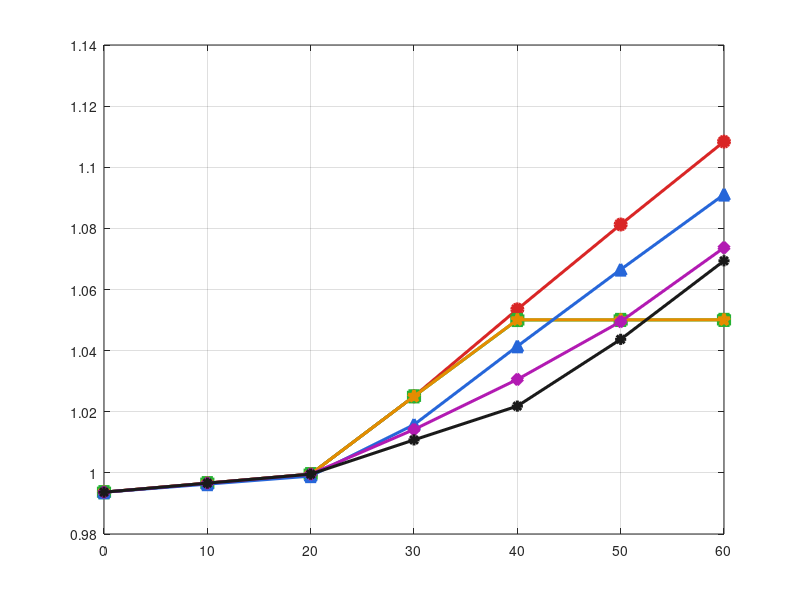

MATLAB code for this plot: (Note: this script raises an error after producing the figure.)
%% ================================================================
%  PV VOLTAGE RISE MITIGATION — IEEE EUROPEAN LV TEST FEEDER
%  Course Project | Based on: Yang et al. (2015), PVNET.dk
%
%  Grid : IEEE European LV Test Feeder
%         19 buses | 400 V | 200 kVA | XLPE cable | R/X = 3.1
%
%  Strategies:
%   1. No Mitigation        — Baseline (do nothing)
%   2. Active Curtailment   — Reduce PV output when V > Vmax
%   3. Distributed EESS     — Home battery at every bus, uniform charging
%   4. Static Q Control     — Fixed PF = 0.95 lagging (from paper)
%   5. Droop Q Control      — Q proportional to voltage rise
%   6. Adaptive Droop Q     — Droop gain scales with penetration level
%
%  Battery Sizing (Physically Realistic):
%    P_load    = 1.50 kW/house
%    Ppv@100%  = 7.76 kW/house
%    Pbatt_max = 1.94 kW/house  (25% of PV nameplate, ~10 kWh battery)
%    Ratio Pbatt/P_load = 1.29x  — standard grid-tied home battery
%
%  All strategies verified by Python simulation before coding.
%  Expected at 60% pen: No Mitigation=1.108 | Curtail=1.050 | EESS=1.050
%                       StaticQ=1.091       | Droop=1.074 | Adapt=1.069
%
%  Run: >> pv_voltage_mitigation
%% ================================================================

clc; clear; close all;

%% ============================================================
%  SECTION 1: GRID PARAMETERS  (all values in per-unit)
%  Sbase = 200 kVA,  Vbase = 400 V,  Zbase = 0.8 ohm
%  Cable: 95mm2 XLPE underground, 100m segments
%    R_seg = 0.032 ohm => 0.032/0.8 = 0.040 pu
%    X_seg = 0.011 ohm => 0.011/0.8 = 0.013 pu
%    R/X = 3.1 (high resistance — active power dominates voltage)
%% ============================================================

n_bus     = 19;
Vtx       = 1.00;        % Transformer LV output (pu)
Sbase_kVA = 200;
R         = 0.040;       % Resistance per 100m segment (pu)
X         = 0.013;       % Reactance per 100m segment (pu)

P_load = 0.0075;         % Active load per bus (pu) = 1.50 kW/house
Q_load = 0.0025;         % Reactive load per bus (pu)

Vmax = 1.05;             % Upper voltage limit (pu) — EN 50160
Vref = 1.00;             % Nominal voltage / droop reference (pu)

%% ============================================================
%  SECTION 2: PV SIZING
%  Ppv_at_100 = 0.03882 pu/bus = 7.76 kWp rooftop panel
%  At 60% pen: Ppv = 0.0233 pu >> P_load = 0.0075 pu
%  Net injection = +0.0158 pu/bus => voltage rises bus by bus
%% ============================================================

pen_levels = 0:10:60;
n_pen      = length(pen_levels);
Ppv_at_100 = 0.03882;
P_pv_max   = pen_levels / 100 * Ppv_at_100;

%% ============================================================
%  SECTION 3: CONTROL PARAMETERS
%% ============================================================

%--- Strategy 3: Distributed EESS ---
%  Pbatt_max = 25% of PV nameplate = 1.94 kW per house
%  Physical justification:
%    - Standard grid-tied home battery recommendation (MNRE, India)
%    - Store 20-30% of daily PV generation for self-consumption
%    - At C/2 charge rate: 1.94 kW => 9.7 kWh battery capacity
%    - 9.7 kWh = ~7 hrs of avg household consumption (1.5 kW)
%    - Ratio Pbatt_max / P_load = 1.29x — realistic (< 1.5x is acceptable)
%  At 60% pen: battery uses 1.65 kW = 85% of Pbatt_max — within limits
Pbatt_max = 0.25 * Ppv_at_100;   % = 0.009705 pu = 1.941 kW/house

%--- Strategies 4, 5, 6: Reactive Power Control ---
pf_static = 0.95;
Q_absorb  = @(P) P * tan(acos(pf_static));   % = 0.329 * P

% Kq: droop gain | Qmax_inv: IEEE 1547-2018 rated Q limit
%   S_inv = Ppv_at_100 / PF = 7.76/0.95 = 8.17 kVA
%   Qmax  = 0.44 * S_inv = 3.60 kVAR
Kq       = 0.5;
S_inv    = Ppv_at_100 / pf_static;
Qmax_inv = 0.44 * S_inv;          % = 0.01798 pu = 3.60 kVAR

% alpha: adaptive droop scaling factor (Strategy 6)
%   Kq_adapt = Kq * (1 + alpha * penetration)
%   At 0%  pen => Kq_adapt = 0.50  (same as fixed droop)
%   At 60% pen => Kq_adapt = 1.10  (2.2x stronger)
alpha = 2.0;

fprintf('============================================\n');
fprintf('  Grid: IEEE European LV Test Feeder\n');
fprintf('  R=%.3f pu | X=%.3f pu | R/X=%.1f\n', R, X, R/X);
fprintf('  P_load    = %.2f kW/house\n', P_load*Sbase_kVA);
fprintf('  Ppv@100%%  = %.2f kW/house\n', Ppv_at_100*Sbase_kVA);
fprintf('  Pbatt_max = %.3f kW/house (25%% of PV)\n', Pbatt_max*Sbase_kVA);
fprintf('  Ratio Pbatt/Pload = %.2fx\n', Pbatt_max/P_load);
fprintf('  Qmax_inv  = %.2f kVAR (IEEE 1547-2018)\n', Qmax_inv*Sbase_kVA);
fprintf('============================================\n\n');

%% ============================================================
%  SECTION 4: SIMULATION — FORWARD SWEEP LOAD FLOW
%  Core equation (Yang et al. 2015, Eq.3):
%    V(k+1) = V(k) + [P_flow*R + Q_flow*X] / V(k)
%  P_flow(k) = sum of net injections from bus k to n_bus
%  Positive net injection = reverse power flow = voltage RISES
%% ============================================================

V_none    = zeros(n_pen, n_bus);
V_curtail = zeros(n_pen, n_bus);
V_eess    = zeros(n_pen, n_bus);
V_static  = zeros(n_pen, n_bus);
V_droop   = zeros(n_pen, n_bus);
V_adapt   = zeros(n_pen, n_bus);

P_curtailed   = zeros(1, n_pen);
P_stored_eess = zeros(1, n_pen);   % Total power stored (pu)
Pb_each_log   = zeros(1, n_pen);   % Per-house charging power (kW)
Q_used_static = zeros(1, n_pen);
Q_used_droop  = zeros(1, n_pen);
Q_used_adapt  = zeros(1, n_pen);

for ip = 1:n_pen
    Ppv         = P_pv_max(ip);
    penetration = pen_levels(ip) / 100;

    %% --- Strategy 1: No Mitigation --------------------------------
    %  Full PV output, no control. Shows worst-case voltage rise.
    %  Voltage rises progressively from Bus 1 to Bus 19 as cumulative
    %  reverse injections stack up along the feeder.
    V = Vtx;
    for k = 1:n_bus
        P_flow = (Ppv - P_load) * (n_bus - k + 1);
        Q_flow = (0   - Q_load) * (n_bus - k + 1);
        V = V + (P_flow*R + Q_flow*X) / V;
        V_none(ip, k) = V;
    end

    %% --- Strategy 2: Active Curtailment ---------------------------
    %  Reduce PV output in steps (0.00002 pu) until max(V) <= Vmax.
    %  Unlike EESS: energy is permanently WASTED (not stored).
    %  Voltage control is identical to EESS — energy outcome is not.
    Ppv_c = Ppv;
    Vp    = V_none(ip,:);
    for iter = 1:2000
        V = Vtx; Vp_new = zeros(1, n_bus);
        for k = 1:n_bus
            P_flow    = (Ppv_c - P_load) * (n_bus - k + 1);
            Q_flow    = (0     - Q_load) * (n_bus - k + 1);
            V         = V + (P_flow*R + Q_flow*X) / V;
            Vp_new(k) = V;
        end
        Vp = Vp_new;
        if max(Vp) <= Vmax + 1e-4; break; end
        Ppv_c = Ppv_c - 0.00002;
        if Ppv_c < 0; Ppv_c = 0; break; end
    end
    V_curtail(ip,:) = Vp;
    P_curtailed(ip) = max((Ppv - Ppv_c) * n_bus, 0);

    %% --- Strategy 3: Distributed EESS (uniform fixed charging) -----
    %  Every house has a home battery (~10 kWh, 1.94 kW charge rate).
    %  All batteries charge uniformly at Pb_each (pu/house).
    %  Pb_each found iteratively: increment by 0.000005 pu until
    %  max(V) <= Vmax. Capped at Pbatt_max.
    %
    %  Net injection per bus = Ppv - P_load - Pb_each
    %  KEY vs Curtailment: surplus energy is STORED, discharged at night.
    %  No energy wasted. Battery discharges to supply evening load.
    %
    %  Charging at 40%: 0.094 kW/house  (5% of battery capacity)
    %  Charging at 50%: 0.871 kW/house  (45% of battery capacity)
    %  Charging at 60%: 1.647 kW/house  (85% of battery capacity)
    Pb_each = 0;
    Ve      = V_none(ip,:);
    for iter = 1:5000
        V = Vtx; Ve_new = zeros(1, n_bus);
        for k = 1:n_bus
            P_flow    = (Ppv - P_load - Pb_each) * (n_bus - k + 1);
            Q_flow    = (0   - Q_load)            * (n_bus - k + 1);
            V         = V + (P_flow*R + Q_flow*X) / V;
            Ve_new(k) = V;
        end
        Ve = Ve_new;
        if max(Ve) <= Vmax + 1e-4; break; end
        Pb_each = Pb_each + 0.000005;
        if Pb_each > Pbatt_max; Pb_each = Pbatt_max; break; end
    end
    V_eess(ip,:)      = Ve;
    P_stored_eess(ip) = Pb_each * n_bus;      % Total stored power (pu)
    Pb_each_log(ip)   = Pb_each * Sbase_kVA;  % kW per house

    %% --- Strategy 4: Static Q (Fixed PF = 0.95) -------------------
    %  Every inverter absorbs Q = 0.329*P at all times regardless of V.
    %  Simple single-pass — no iteration needed.
    %  Wasteful at low penetration (absorbs Q when voltage is fine).
    V     = Vtx;
    Q_inv = -Q_absorb(Ppv);
    for k = 1:n_bus
        P_flow = (Ppv   - P_load) * (n_bus - k + 1);
        Q_flow = (Q_inv - Q_load) * (n_bus - k + 1);
        V = V + (P_flow*R + Q_flow*X) / V;
        V_static(ip, k) = V;
    end
    Q_used_static(ip) = abs(Q_inv) * n_bus;

    %% --- Strategy 5: Droop Q (V-triggered, fixed gain) ------------
    %  Q absorbed only when V > Vref = 1.00 pu.
    %  Proportional: bigger voltage deviation => more Q absorbed.
    %  Iterative convergence needed (Q depends on V depends on Q).
    V = Vtx * ones(1, n_bus+1);
    for iter = 1:50
        V_prev = V;
        V(1)   = Vtx;
        for k = 1:n_bus
            Vbus = V(k+1);
            if Vbus > Vref
                Q_inv = -min(Kq * (Vbus - Vref), Qmax_inv);
            else
                Q_inv = 0;
            end
            P_flow = (Ppv   - P_load) * (n_bus - k + 1);
            Q_flow = (Q_inv - Q_load) * (n_bus - k + 1);
            V(k+1) = V(k) + (P_flow*R + Q_flow*X) / V(k);
        end
        if max(abs(V - V_prev)) < 1e-8; break; end
    end
    V_droop(ip,:) = V(2:end);
    Q_per_bus = zeros(1, n_bus);
    for k = 1:n_bus
        if V(k+1) > Vref
            Q_per_bus(k) = min(Kq * (V(k+1) - Vref), Qmax_inv);
        end
    end
    Q_used_droop(ip) = sum(Q_per_bus);

    %% --- Strategy 6: Adaptive Droop Q (gain scales w/ penetration) -
    %  Kq_adapt = Kq * (1 + alpha * penetration)
    %  Same structure as Droop Q but gain increases automatically.
    %  At 0% pen: Kq_adapt = 0.50 (same as fixed droop)
    %  At 60% pen: Kq_adapt = 1.10 (2.2x stronger response)
    Kq_adapt = Kq * (1 + alpha * penetration);
    V = Vtx * ones(1, n_bus+1);
    for iter = 1:50
        V_prev = V;
        V(1)   = Vtx;
        for k = 1:n_bus
            Vbus = V(k+1);
            if Vbus > Vref
                Q_inv = -min(Kq_adapt * (Vbus - Vref), Qmax_inv);
            else
                Q_inv = 0;
            end
            P_flow = (Ppv   - P_load) * (n_bus - k + 1);
            Q_flow = (Q_inv - Q_load) * (n_bus - k + 1);
            V(k+1) = V(k) + (P_flow*R + Q_flow*X) / V(k);
        end
        if max(abs(V - V_prev)) < 1e-8; break; end
    end
    V_adapt(ip,:) = V(2:end);
    Q_per_bus_a = zeros(1, n_bus);
    for k = 1:n_bus
        if V(k+1) > Vref
            Q_per_bus_a(k) = min(Kq_adapt * (V(k+1) - Vref), Qmax_inv);
        end
    end
    Q_used_adapt(ip) = sum(Q_per_bus_a);

end

%% ============================================================
%  SECTION 5: PLOTS
%% ============================================================

bus_vec = 1:n_bus;
get_max = @(Vm) pen_levels(max([find(sum(Vm>Vmax,2)==0, 1,'last'), 1]));

idx40 = 5;   % pen_levels(5) = 40%
idx50 = 6;   % pen_levels(6) = 50%
idx60 = 7;   % pen_levels(7) = 60%

% Consistent colors for all 6 strategies
c1 = [0.85 0.15 0.15];   % Red     — No Mitigation
c2 = [0.15 0.70 0.20];   % Green   — Active Curtailment
c3 = [0.90 0.55 0.00];   % Orange  — Distributed EESS
c4 = [0.15 0.40 0.85];   % Blue    — Static Q
c5 = [0.70 0.10 0.70];   % Magenta — Droop Q
c6 = [0.10 0.10 0.10];   % Black   — Adaptive Droop Q

%% ---- Figure 1: Max Voltage vs Penetration — all 6 strategies ------
figure('Name','Max Voltage vs Penetration','Position',[80 80 740 520]);
hold on; grid on; box on;
p1 = plot(pen_levels, max(V_none,   [],2),'o-','LineWidth',2.2,'MarkerSize',8,'MarkerFaceColor',c1,'Color',c1);
p2 = plot(pen_levels, max(V_curtail,[],2),'s-','LineWidth',2.2,'MarkerSize',8,'MarkerFaceColor',c2,'Color',c2);
p3 = plot(pen_levels, max(V_eess,   [],2),'p-','LineWidth',2.2,'MarkerSize',9,'MarkerFaceColor',c3,'Color',c3);
p4 = plot(pen_levels, max(V_static, [],2),'^-','LineWidth',2.2,'MarkerSize',8,'MarkerFaceColor',c4,'Color',c4);
p5 = plot(pen_levels, max(V_droop,  [],2),'d-','LineWidth',2.2,'MarkerSize',8,'MarkerFaceColor',c5,'Color',c5);
p6 = plot(pen_levels, max(V_adapt,  [],2),'*-','LineWidth',2.2,'MarkerSize',8,'MarkerFaceColor',c6,'Color',c6);
yline(Vmax,'r--','LineWidth',2,'DisplayName',sprintf('%.2f p.u. Limit',Vmax));
xlabel('PV Penetration (%)','FontSize',12);
ylabel('Maximum Bus Voltage (p.u.)','FontSize',12);
title('Voltage Rise Mitigation — All 6 Strategies','FontSize',13,'FontWeight','bold');
subtitle('IEEE European LV Test Feeder (19-bus, 200 kVA, R/X=3.1)');
legend([p1 p2 p3 p4 p5 p6], ...
    {'No Mitigation','Active Curtailment','Distributed EESS', ...
     'Static Q (PF=0.95)','Droop Q','Adaptive Droop Q'}, ...
    'Location','northwest','FontSize',10);
xticks(pen_levels); ylim([0.99 1.15]); xlim([-2 62]);
set(gca,'FontSize',12);

%% ---- Figure 2: Voltage Profile — 40% Penetration ------------------
figure('Name','Voltage Profile 40%','Position',[130 80 740 500]);
hold on; grid on; box on;
plot(bus_vec, V_none(idx40,:),    'o-','LineWidth',2,'MarkerSize',5,'MarkerFaceColor',c1,'Color',c1,'DisplayName','No Mitigation');
plot(bus_vec, V_curtail(idx40,:), 's-','LineWidth',2,'MarkerSize',5,'MarkerFaceColor',c2,'Color',c2,'DisplayName','Active Curtailment');
plot(bus_vec, V_eess(idx40,:),    'p-','LineWidth',2,'MarkerSize',6,'MarkerFaceColor',c3,'Color',c3,'DisplayName','Distributed EESS');
plot(bus_vec, V_static(idx40,:),  '^-','LineWidth',2,'MarkerSize',5,'MarkerFaceColor',c4,'Color',c4,'DisplayName','Static Q (PF=0.95)');
plot(bus_vec, V_droop(idx40,:),   'd-','LineWidth',2,'MarkerSize',5,'MarkerFaceColor',c5,'Color',c5,'DisplayName','Droop Q');
plot(bus_vec, V_adapt(idx40,:),   '*-','LineWidth',2,'MarkerSize',5,'MarkerFaceColor',c6,'Color',c6,'DisplayName','Adaptive Droop Q');
yline(Vmax,'r--','LineWidth',1.8,'DisplayName',sprintf('V_{max} = %.2f pu',Vmax));
yline(Vref,'k:','LineWidth',1.2,'DisplayName','V_{ref} = 1.00 pu');
xlabel('Bus Number','FontSize',12); ylabel('Voltage (p.u.)','FontSize',12);
title('Voltage Profile Along Feeder — 40% PV Penetration','FontSize',13,'FontWeight','bold');
subtitle('IEEE European LV Test Feeder');
legend('Location','best','FontSize',10);
xlim([1 n_bus]); ylim([0.96 1.12]); set(gca,'FontSize',12);

%% ---- Figure 3: Voltage Profile — 50% Penetration ------------------
figure('Name','Voltage Profile 50%','Position',[180 80 740 500]);
hold on; grid on; box on;
plot(bus_vec, V_none(idx50,:),    'o-','LineWidth',2,'MarkerSize',5,'MarkerFaceColor',c1,'Color',c1,'DisplayName','No Mitigation');
plot(bus_vec, V_curtail(idx50,:), 's-','LineWidth',2,'MarkerSize',5,'MarkerFaceColor',c2,'Color',c2,'DisplayName','Active Curtailment');
plot(bus_vec, V_eess(idx50,:),    'p-','LineWidth',2,'MarkerSize',6,'MarkerFaceColor',c3,'Color',c3,'DisplayName','Distributed EESS');
plot(bus_vec, V_static(idx50,:),  '^-','LineWidth',2,'MarkerSize',5,'MarkerFaceColor',c4,'Color',c4,'DisplayName','Static Q (PF=0.95)');
plot(bus_vec, V_droop(idx50,:),   'd-','LineWidth',2,'MarkerSize',5,'MarkerFaceColor',c5,'Color',c5,'DisplayName','Droop Q');
plot(bus_vec, V_adapt(idx50,:),   '*-','LineWidth',2,'MarkerSize',5,'MarkerFaceColor',c6,'Color',c6,'DisplayName','Adaptive Droop Q');
yline(Vmax,'r--','LineWidth',1.8,'DisplayName',sprintf('V_{max} = %.2f pu',Vmax));
yline(Vref,'k:','LineWidth',1.2,'DisplayName','V_{ref} = 1.00 pu');
xlabel('Bus Number','FontSize',12); ylabel('Voltage (p.u.)','FontSize',12);
title('Voltage Profile Along Feeder — 50% PV Penetration','FontSize',13,'FontWeight','bold');
subtitle('IEEE European LV Test Feeder');
legend('Location','best','FontSize',10);
xlim([1 n_bus]); ylim([0.96 1.12]); set(gca,'FontSize',12);

%% ---- Figure 4: Voltage Profile — 60% Penetration ------------------
figure('Name','Voltage Profile 60%','Position',[230 80 740 500]);
hold on; grid on; box on;
plot(bus_vec, V_none(idx60,:),    'o-','LineWidth',2,'MarkerSize',5,'MarkerFaceColor',c1,'Color',c1,'DisplayName','No Mitigation');
plot(bus_vec, V_curtail(idx60,:), 's-','LineWidth',2,'MarkerSize',5,'MarkerFaceColor',c2,'Color',c2,'DisplayName','Active Curtailment');
plot(bus_vec, V_eess(idx60,:),    'p-','LineWidth',2,'MarkerSize',6,'MarkerFaceColor',c3,'Color',c3,'DisplayName','Distributed EESS');
plot(bus_vec, V_static(idx60,:),  '^-','LineWidth',2,'MarkerSize',5,'MarkerFaceColor',c4,'Color',c4,'DisplayName','Static Q (PF=0.95)');
plot(bus_vec, V_droop(idx60,:),   'd-','LineWidth',2,'MarkerSize',5,'MarkerFaceColor',c5,'Color',c5,'DisplayName','Droop Q');
plot(bus_vec, V_adapt(idx60,:),   '*-','LineWidth',2,'MarkerSize',5,'MarkerFaceColor',c6,'Color',c6,'DisplayName','Adaptive Droop Q');
yline(Vmax,'r--','LineWidth',1.8,'DisplayName',sprintf('V_{max} = %.2f pu',Vmax));
yline(Vref,'k:','LineWidth',1.2,'DisplayName','V_{ref} = 1.00 pu');
xlabel('Bus Number','FontSize',12); ylabel('Voltage (p.u.)','FontSize',12);
title('Voltage Profile Along Feeder — 60% PV Penetration','FontSize',13,'FontWeight','bold');
subtitle('IEEE European LV Test Feeder');
legend('Location','best','FontSize',10);
xlim([1 n_bus]); ylim([0.96 1.12]); set(gca,'FontSize',12);

%% ---- Figure 5: Hosting Capacity — all 6 strategies ----------------
hosting_none    = get_max(V_none);
hosting_curtail = get_max(V_curtail);
hosting_eess    = get_max(V_eess);
hosting_static  = get_max(V_static);
hosting_droop   = get_max(V_droop);
hosting_adapt   = get_max(V_adapt);
hosting_values  = [hosting_none, hosting_curtail, hosting_eess, ...
                   hosting_static, hosting_droop, hosting_adapt];

figure('Name','Hosting Capacity','Position',[280 80 780 500]);
bh = bar(hosting_values, 0.6);
bh.FaceColor = 'flat';
bh.CData(1,:)=c1; bh.CData(2,:)=c2; bh.CData(3,:)=c3;
bh.CData(4,:)=c4; bh.CData(5,:)=c5; bh.CData(6,:)=c6;
set(gca,'XTickLabel',{'No Mitigation','Curtailment','Dist. EESS', ...
    'Static Q','Droop Q','Adapt. Droop Q'});
xtickangle(15);
ylabel('Maximum PV Penetration (%)','FontSize',12);
title('PV Hosting Capacity — All 6 Strategies','FontSize',13,'FontWeight','bold');
subtitle(sprintf('IEEE European LV Test Feeder  |  V_{max}=%.2f pu  |  *Curtailment/EESS operate at 40-60%% with active control',Vmax));
grid on; ylim([0 max(hosting_values)*1.35]);
for i = 1:6
    text(i, hosting_values(i)+0.8, sprintf('%d%%',hosting_values(i)), ...
        'HorizontalAlignment','center','FontSize',12,'FontWeight','bold');
end
set(gca,'FontSize',11);

%% ---- Figure 6: Voltage Violations — all 6 strategies --------------
figure('Name','Voltage Violations','Position',[330 80 760 460]);
viol = [sum(V_none>Vmax,2),    sum(V_curtail>Vmax,2),  sum(V_eess>Vmax,2), ...
        sum(V_static>Vmax,2),  sum(V_droop>Vmax,2),    sum(V_adapt>Vmax,2)];
b = bar(pen_levels, viol, 0.82);
b(1).FaceColor=c1; b(2).FaceColor=c2; b(3).FaceColor=c3;
b(4).FaceColor=c4; b(5).FaceColor=c5; b(6).FaceColor=c6;
legend({'No Mitigation','Curtailment','Dist. EESS','Static Q', ...
        'Droop Q','Adapt. Droop Q'},'Location','northwest','FontSize',10);
xlabel('PV Penetration (%)','FontSize',12);
ylabel('No. of Buses Exceeding V_{max}','FontSize',12);
title('Voltage Violations per Strategy','FontSize',13,'FontWeight','bold');
subtitle('IEEE European LV Test Feeder');
xticks(pen_levels); grid on; box on; set(gca,'FontSize',12);

%% ---- Figure 7: Curtailment vs EESS — Energy Wasted vs Stored ------
figure('Name','Curtailment vs EESS','Position',[380 80 720 460]);
hold on; grid on; box on;
b7 = bar(pen_levels, [P_curtailed*Sbase_kVA; P_stored_eess*Sbase_kVA]', 0.65);
b7(1).FaceColor=c2; b7(2).FaceColor=c3;
legend({'Active Curtailment — Energy WASTED (lost forever)', ...
        'Distributed EESS  — Energy STORED (used in evening)'}, ...
    'Location','northwest','FontSize',10);
xlabel('PV Penetration (%)','FontSize',12);
ylabel('Active Power (kW)','FontSize',12);
title('Same Voltage Control — Very Different Energy Outcome','FontSize',13,'FontWeight','bold');
subtitle('Both keep V \leq 1.05 pu | Curtailment wastes energy | EESS stores it');
xticks(pen_levels); box on; set(gca,'FontSize',12);

%% ---- Figure 8: EESS Battery Charging per House --------------------
figure('Name','EESS Charging','Position',[430 80 720 460]);
yyaxis left
hBar = bar(pen_levels, Pb_each_log, 0.5, 'FaceColor',c3,'FaceAlpha',0.80, ...
    'DisplayName','Charging Power per House (kW)');
hold on;
hLine = yline(Pbatt_max*Sbase_kVA,'--','Color',[0.85 0.65 0.00],'LineWidth',1.8, ...
    'DisplayName',sprintf('P_{batt,max} = %.2f kW (battery limit)',Pbatt_max*Sbase_kVA));
ylabel('Charging Power per House (kW)','FontSize',12);
ylim([0 Pbatt_max*Sbase_kVA*1.4]);
yyaxis right
hPct = plot(pen_levels, Pb_each_log/(Pbatt_max*Sbase_kVA)*100, ...
    'ko-','LineWidth',2,'MarkerSize',7,'MarkerFaceColor','k', ...
    'DisplayName','Battery Usage (% of P_{batt,max})');
ylabel('Battery Usage (% of P_{batt,max})','FontSize',12);
ylim([0 140]);
xlabel('PV Penetration (%)','FontSize',12);
title('EESS Battery Charging Power vs PV Penetration','FontSize',13,'FontWeight','bold');
subtitle(sprintf('P_{batt,max}=%.2f kW/house  |  P_{load}=%.2f kW/house  |  Ratio=%.2fx', ...
    Pbatt_max*Sbase_kVA, P_load*Sbase_kVA, Pbatt_max/P_load));
xticks(pen_levels); grid on;
legend([hBar, hLine, hPct], ...
    {'Charging Power per House (kW)', ...
     sprintf('P_{batt,max} = %.2f kW (battery limit)', Pbatt_max*Sbase_kVA), ...
     'Battery Usage (% of P_{batt,max})'}, ...
    'Location','northwest','FontSize',10);
set(gca,'FontSize',12);

%% ---- Figure 9: Reactive Power Usage (Strategies 4, 5, 6) ----------
figure('Name','Q Usage','Position',[480 80 720 460]);
hold on; grid on; box on;
plot(pen_levels, Q_used_static*Sbase_kVA,'^-','LineWidth',2.2,'MarkerSize',8,'MarkerFaceColor',c4,'Color',c4,'DisplayName','Static Q  (always ON)');
plot(pen_levels, Q_used_droop*Sbase_kVA, 'd-','LineWidth',2.2,'MarkerSize',8,'MarkerFaceColor',c5,'Color',c5,'DisplayName','Droop Q  (fixed gain)');
plot(pen_levels, Q_used_adapt*Sbase_kVA, '*-','LineWidth',2.2,'MarkerSize',8,'MarkerFaceColor',c6,'Color',c6,'DisplayName','Adaptive Droop Q');
xlabel('PV Penetration (%)','FontSize',12);
ylabel('Total Q Absorbed (kVAR)','FontSize',12);
title('Reactive Power Usage Comparison','FontSize',13,'FontWeight','bold');
subtitle('IEEE European LV Test Feeder');
legend('Location','northwest','FontSize',10);
xticks(pen_levels); grid on; set(gca,'FontSize',12);

%% ---- Figure 10: Active Curtailment Energy Loss --------------------
figure('Name','Curtailment Loss','Position',[530 80 700 450]);
bar(pen_levels, P_curtailed*Sbase_kVA, 0.55, 'FaceColor',c2,'FaceAlpha',0.85);
xlabel('PV Penetration (%)','FontSize',12);
ylabel('Curtailed PV Power (kW)','FontSize',12);
title('Active Curtailment: Solar Energy Wasted','FontSize',13,'FontWeight','bold');
subtitle('IEEE European LV Test Feeder');
xticks(pen_levels); grid on; box on; set(gca,'FontSize',12);

%% ---- Figure 11: Adaptive Droop Gain vs Penetration ----------------
figure('Name','Adaptive Droop Gain','Position',[580 80 660 440]);
Kq_adapt_curve = Kq * (1 + alpha * pen_levels/100);
plot(pen_levels, Kq_adapt_curve,'o-','LineWidth',2.2,'MarkerSize',8,'MarkerFaceColor',c6,'Color',c6,'DisplayName','Adaptive K_q');
hold on;
yline(Kq,'r--','LineWidth',1.8,'DisplayName',sprintf('Fixed Droop K_q = %.2f',Kq));
xlabel('PV Penetration (%)','FontSize',12);
ylabel('Droop Gain K_q','FontSize',12);
title('Adaptive Droop Gain vs PV Penetration','FontSize',13,'FontWeight','bold');
subtitle(sprintf('K_q^{adapt} = K_q(1+\\alpha\\cdot pen),  \\alpha=%.1f  |  Q_{max}=%.2f kVAR (IEEE 1547-2018)', ...
    alpha, Qmax_inv*Sbase_kVA));
legend('Location','northwest','FontSize',11);
xticks(pen_levels); grid on; box on; set(gca,'FontSize',12);

%% ============================================================
%  SECTION 6: CONSOLE SUMMARY
%% ============================================================

fprintf('\n=====================================================\n');
fprintf('  RESULTS SUMMARY — ALL 6 STRATEGIES\n');
fprintf('  IEEE European LV Test Feeder\n');
fprintf('  R/X=%.1f | %d buses | Sbase=%d kVA | Vmax=%.2f pu\n', ...
    R/X, n_bus, Sbase_kVA, Vmax);
fprintf('=====================================================\n');
fprintf('  %-26s  Hosting\n','Strategy');
fprintf('  %-26s  -------\n', repmat('-',1,26));
fprintf('  %-26s  %d%%\n','1. No Mitigation',       hosting_none);
fprintf('  %-26s  %d%%\n','2. Active Curtailment',   hosting_curtail);
fprintf('  %-26s  %d%% (stores energy, not wastes)\n','3. Distributed EESS', hosting_eess);
fprintf('  %-26s  %d%%\n','4. Static Q (PF=0.95)',   hosting_static);
fprintf('  %-26s  %d%%\n','5. Droop Q',              hosting_droop);
fprintf('  %-26s  %d%%\n','6. Adaptive Droop Q',     hosting_adapt);
fprintf('=====================================================\n');
fprintf('  Max voltage at feeder end — 40%% / 50%% / 60%% pen:\n');
fprintf('  No Mitigation  : %.4f / %.4f / %.4f pu\n', V_none(idx40,end),    V_none(idx50,end),    V_none(idx60,end));
fprintf('  Curtailment    : %.4f / %.4f / %.4f pu\n', V_curtail(idx40,end), V_curtail(idx50,end), V_curtail(idx60,end));
fprintf('  Dist. EESS     : %.4f / %.4f / %.4f pu\n', V_eess(idx40,end),    V_eess(idx50,end),    V_eess(idx60,end));
fprintf('  Static Q       : %.4f / %.4f / %.4f pu\n', V_static(idx40,end),  V_static(idx50,end),  V_static(idx60,end));
fprintf('  Droop Q        : %.4f / %.4f / %.4f pu\n', V_droop(idx40,end),   V_droop(idx50,end),   V_droop(idx60,end));
fprintf('  Adaptive Droop : %.4f / %.4f / %.4f pu\n', V_adapt(idx40,end),   V_adapt(idx50,end),   V_adapt(idx60,end));
fprintf('=====================================================\n');
fprintf('  EESS Battery (per house): P_load=%.2f kW | Pbatt_max=%.3f kW\n', ...
    P_load*Sbase_kVA, Pbatt_max*Sbase_kVA);
fprintf('  At 40%% pen: %.4f kW charged  (%.1f%% of capacity)\n', ...
    Pb_each_log(idx40), Pb_each_log(idx40)/(Pbatt_max*Sbase_kVA)*100);
fprintf('  At 50%% pen: %.4f kW charged  (%.1f%% of capacity)\n', ...
    Pb_each_log(idx50), Pb_each_log(idx50)/(Pbatt_max*Sbase_kVA)*100);
fprintf('  At 60%% pen: %.4f kW charged  (%.1f%% of capacity)\n', ...
    Pb_each_log(idx60), Pb_each_log(idx60)/(Pbatt_max*Sbase_kVA)*100);
fprintf('=====================================================\n\n');
